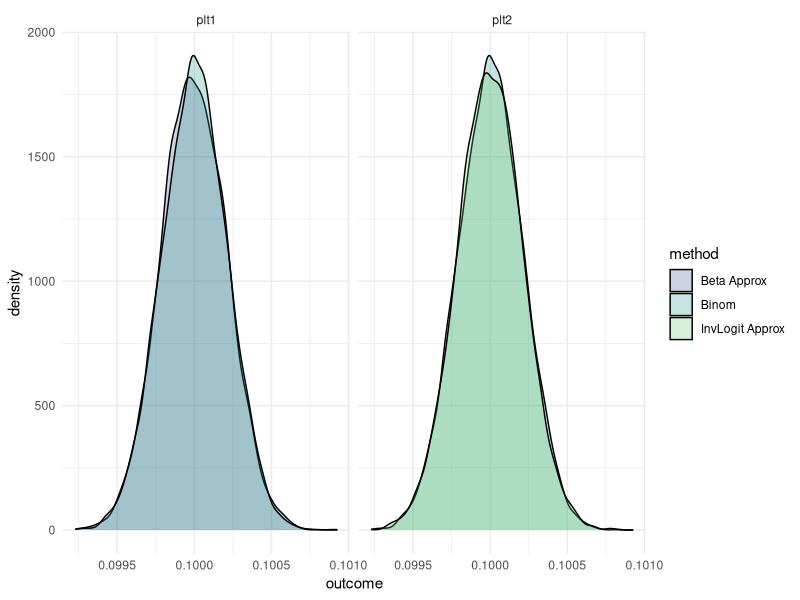

Generate this figure with R:
library(tidyverse)
library(patchwork)

# Set parameters
#out= 1:1000 %>% purrr::map(function(x){
n <- 2000000
p <- 0.1
nrep <- 1e4

# Ground truth binomial simulation 
binom_sim <- rbinom(nrep, size = n, prob = p)/n



# Approach 1: Beta approximation for the proportion
# For a binom(n, p), a Beta( n*p, n*(1-p) ) gives a similar mean/variance for X/n.
# Then we scale by n and round.
beta_sim <-  rbeta(nrep, shape1 = n * p, shape2 = n * (1-p))

# Approach 2: Inverse normal logit approximation
# Using the delta method, the logit (i.e., log(p/(1-p))) will have variance approx 1/(n*p*(1-p))
logit_mean <- log(p / (1 - p))
logit_sd <- sqrt(1 / (n * p * (1-p)))  # delta method variance

invlogit_sim <- plogis(rnorm(nrep, mean = logit_mean, sd = logit_sd)) 


# Create a data frame for comparison
df <- tibble(
  outcome = c(binom_sim, binom_sim, beta_sim, invlogit_sim),
  plt = rep(c("plt1","plt2","plt1","plt2"), each = nrep),
  method = rep(c("Binom", "Binom","Beta Approx", "InvLogit Approx"), each = nrep)
)

# Plot histograms of the three approaches:
df %>%#filter(method!= "Beta Approx") %>%
  ggplot(aes(x = outcome, fill = method)) +
  geom_density(alpha=.25) +
  theme_minimal() + facet_wrap(~plt) + scale_fill_viridis_d(begin=.25,end=.75)



#as.numeric(ks.test(binom_sim, beta_sim)$p<ks.test(binom_sim, invlogit_sim)$p)})


#mean(unlist(out))
